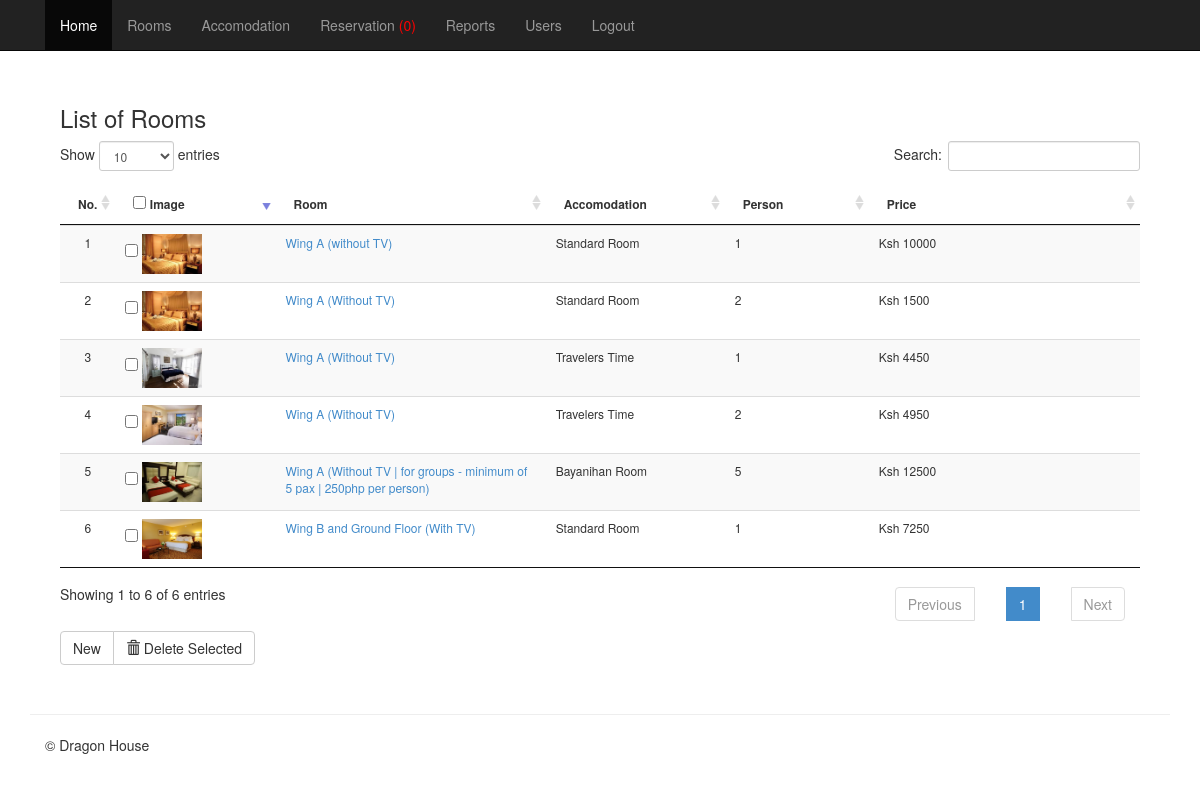
/admin/mod_room/index.php (signed in), run on the app's committed database.
### tables this page shows
CREATE TABLE `tblroom` (
  `ROOMID` int(11) NOT NULL,
  `ROOMNUM` int(11) NOT NULL,
  `ACCOMID` int(11) NOT NULL,
  `ROOM` varchar(30) NOT NULL,
  `ROOMDESC` varchar(255) NOT NULL,
  `NUMPERSON` int(11) NOT NULL,
  `PRICE` double NOT NULL,
  `ROOMIMAGE` varchar(255) NOT NULL,
  `OROOMNUM` int(11) NOT NULL,
  `RoomTypeID` int(11) NOT NULL
);

CREATE TABLE `tblaccomodation` (
  `ACCOMID` int(11) NOT NULL,
  `ACCOMODATION` varchar(30) NOT NULL,
  `ACCOMDESC` varchar(90) NOT NULL
);

### admin/mod_room/index.php (called while the page is built, shortened)
<?php
require_once '../themes/backendTemplate.php';
?>

### includes/database.php (called while the page is built, shortened)
<?php
class Database {
	var $sql_string = '';
	private $conn;
	public function open_connection() {
		$this->conn = mysqli_connect(DB_SERVER,DB_USER,DB_PASS);
		if(!$this->conn){
			echo "Problem in database connection! Contact administrator!";
			exit();
		}else{
			$db_select = mysqli_select_db($this->conn,DB_NAME);
		}
	}
	function setQuery($sql='') {
		$this->sql_string=$sql;
	}
	function executeQuery() {
		$result = mysqli_query($this->conn,$this->sql_string);
		return $result;
	}
	private function confirm_query($result) {
		return $result;
	}
	function loadResultList( $key='' ) {
		$cur = $this->executeQuery();
		$array = array();
		while ($row = mysqli_fetch_object($cur)) {
			if ($key) {
				$array[$row->$key] = $row;
			} else {
				$array[] = $row;
			}
		}
		return $array;
	}
}
$mydb = new Database();
?>

### admin/mod_room/list.php (the view, shortened to what this page needs)
<div class="container">
			<div class="panel-body">
			<h3 align="left">List of Rooms</h3>
			    <form action="controller.php?action=delete" Method="POST">
				<table id="example" style="font-size:12px" class="table table-striped table-hover table-responsive"  cellspacing="0">
				  <thead>
				  	<tr  >
				  	<th>No.</th>
				  		<th align="left"  width="100">
				  		 <input type="checkbox" name="chkall" id="chkall" onclick="return checkall('selector[]');">
				  		Image</th>
				  		<th align="left"  width="200">Room</th>
				  		<th align="left" width="120">Accomodation</th>
				  		<th align="left" width="90">Person</th>
				  		<th align="left"  width="200">Price</th>
				  	</tr>
				  </thead>
				  <tbody>
				  	<?php
				  		$mydb->setQuery("SELECT *,ACCOMODATION FROM tblroom r, tblaccomodation a WHERE r.ACCOMID = a.ACCOMID ORDER BY  ROOMID ASC ");
				  		$cur = $mydb->loadResultList();
						foreach ($cur as $result) {
				  		echo '<tr>';
						echo '<td width="5%" align="center"></td>';
				  		echo '<td align="left"  width="120"><input type="checkbox" name="selector[]" id="selector[]" value="'.$result->ROOMID. '"/>
				  				<img src="'. $result->ROOMIMAGE.'" width="60" height="40" title="'. $result->ROOM .'"/></td>';
						echo '<td><a href="index.php?view=edit&id='.$result->ROOMID.'">'. $result->ROOM.' ('. $result->ROOMDESC.')</a></td>';
						echo '<td>'. $result->ACCOMODATION.'</td>';
				  		echo '<td>'. $result->NUMPERSON.'</td>';
				  		echo '<td> Ksh '. $result->PRICE.'</td>';
				  		echo '</tr>';
				  	}
				  	?>
				  </tbody>
				</table>
				<div class="btn-group">
				  <a href="index.php?view=add" class="btn btn-default">New</a>
				  <button type="submit" class="btn btn-default" name="delete"><span class="glyphicon glyphicon-trash"></span> Delete Selected</button>
				</div>
				</form>
	  		</div>
</div>

### admin/css/offcanvas.css (style rules this page uses)
body { padding-top: 70px; }

### data on the page
tblroom: ROOMIMAGE (picture), ROOM "Wing A", ROOMDESC "without TV", ACCOMID.ACCOMODATION "Standard Room", NUMPERSON "1", PRICE "10000"
tblroom: ROOMIMAGE (picture), ROOM "Wing A", ROOMDESC "Without TV", ACCOMID.ACCOMODATION "Standard Room", NUMPERSON "2", PRICE "1500"
tblroom: ROOMIMAGE (picture), ROOM "Wing A", ROOMDESC "Without TV", ACCOMID.ACCOMODATION "Travelers Time", NUMPERSON "1", PRICE "4450"
tblroom: ROOMIMAGE (picture), ROOM "Wing A", ROOMDESC "Without TV", ACCOMID.ACCOMODATION "Travelers Time", NUMPERSON "2", PRICE "4950"
tblroom: ROOMIMAGE (picture), ROOM "Wing A", ROOMDESC "Without TV | for groups - minimum of 5 pax | 250php per person", ACCOMID.ACCOMODATION "Bayanihan Room", NUMPERSON "5", PRICE "12500"
tblroom: ROOMIMAGE (picture), ROOM "Wing B and Ground Floor", ROOMDESC "With TV", ACCOMID.ACCOMODATION "Standard Room", NUMPERSON "1", PRICE "7250"

### other printed values
$result->Total "0"
